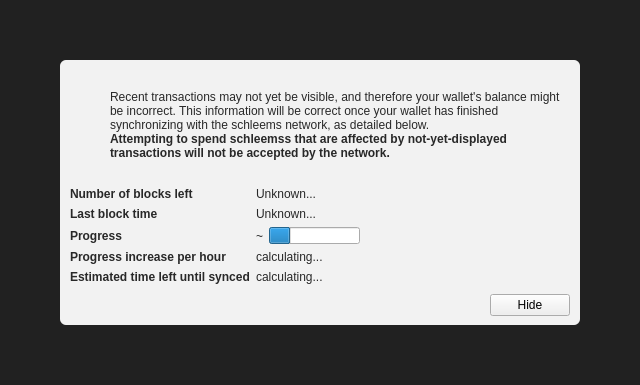
<?xml version="1.0" encoding="UTF-8"?>
<ui version="4.0">
 <class>ModalOverlay</class>
 <widget class="ModalOverlay" name="ModalOverlay">
  <property name="geometry">
   <rect>
    <x>0</x>
    <y>0</y>
    <width>640</width>
    <height>385</height>
   </rect>
  </property>
  <property name="windowTitle">
   <string>Form</string>
  </property>
  <layout class="QVBoxLayout" name="verticalLayout" stretch="0">
   <property name="sizeConstraint">
    <enum>QLayout::SetDefaultConstraint</enum>
   </property>
   <property name="leftMargin">
    <number>0</number>
   </property>
   <property name="topMargin">
    <number>0</number>
   </property>
   <property name="rightMargin">
    <number>0</number>
   </property>
   <property name="bottomMargin">
    <number>0</number>
   </property>
   <item>
    <widget class="QWidget" name="bgWidget" native="true">
     <property name="styleSheet">
      <string notr="true">#bgWidget { background: rgba(0,0,0,220); }</string>
     </property>
     <layout class="QVBoxLayout" name="verticalLayoutMain" stretch="1">
      <property name="leftMargin">
       <number>60</number>
      </property>
      <property name="topMargin">
       <number>60</number>
      </property>
      <property name="rightMargin">
       <number>60</number>
      </property>
      <property name="bottomMargin">
       <number>60</number>
      </property>
      <item>
       <widget class="QWidget" name="contentWidget" native="true">
        <property name="styleSheet">
         <string notr="true">#contentWidget { background: rgba(255,255,255,240); border-radius: 6px; }

QLabel { color: rgb(40,40,40);  }</string>
        </property>
        <layout class="QVBoxLayout" name="verticalLayoutSub" stretch="1,0,0,0">
         <property name="spacing">
          <number>0</number>
         </property>
         <property name="leftMargin">
          <number>10</number>
         </property>
         <property name="topMargin">
          <number>10</number>
         </property>
         <property name="rightMargin">
          <number>10</number>
         </property>
         <property name="bottomMargin">
          <number>10</number>
         </property>
         <item>
          <layout class="QHBoxLayout" name="horizontalLayoutIconText" stretch="0,1">
           <property name="topMargin">
            <number>20</number>
           </property>
           <item>
            <layout class="QVBoxLayout" name="verticalLayoutIcon">
             <property name="leftMargin">
              <number>0</number>
             </property>
             <item>
              <widget class="QPushButton" name="warningIcon">
               <property name="enabled">
                <bool>false</bool>
               </property>
               <property name="text">
                <string/>
               </property>
               <property name="icon">
                <iconset>
                 <normaloff>:/icons/warning</normaloff>
                 <disabledoff>:/icons/warning</disabledoff>:/icons/warning</iconset>
               </property>
               <property name="iconSize">
                <size>
                 <width>48</width>
                 <height>48</height>
                </size>
               </property>
               <property name="flat">
                <bool>true</bool>
               </property>
              </widget>
             </item>
             <item>
              <spacer name="verticalSpacerWarningIcon">
               <property name="orientation">
                <enum>Qt::Vertical</enum>
               </property>
               <property name="sizeHint" stdset="0">
                <size>
                 <width>20</width>
                 <height>40</height>
                </size>
               </property>
              </spacer>
             </item>
            </layout>
           </item>
           <item>
            <layout class="QVBoxLayout" name="verticalLayoutInfoText">
             <property name="leftMargin">
              <number>0</number>
             </property>
             <property name="topMargin">
              <number>0</number>
             </property>
             <item>
              <widget class="QLabel" name="infoText">
               <property name="text">
                <string>Recent transactions may not yet be visible, and therefore your wallet's balance might be incorrect. This information will be correct once your wallet has finished synchronizing with the schleems network, as detailed below.</string>
               </property>
               <property name="textFormat">
                <enum>Qt::RichText</enum>
               </property>
               <property name="wordWrap">
                <bool>true</bool>
               </property>
              </widget>
             </item>
             <item>
              <widget class="QLabel" name="infoTextStrong">
               <property name="font">
                <font>
                 <weight>75</weight>
                 <bold>true</bold>
                </font>
               </property>
               <property name="text">
                <string>Attempting to spend schleemss that are affected by not-yet-displayed transactions will not be accepted by the network.</string>
               </property>
               <property name="textFormat">
                <enum>Qt::RichText</enum>
               </property>
               <property name="wordWrap">
                <bool>true</bool>
               </property>
              </widget>
             </item>
             <item>
              <spacer name="verticalSpacerInTextSpace">
               <property name="orientation">
                <enum>Qt::Vertical</enum>
               </property>
               <property name="sizeHint" stdset="0">
                <size>
                 <width>20</width>
                 <height>40</height>
                </size>
               </property>
              </spacer>
             </item>
            </layout>
           </item>
          </layout>
         </item>
         <item>
          <spacer name="verticalSpacerAfterText">
           <property name="orientation">
            <enum>Qt::Vertical</enum>
           </property>
           <property name="sizeHint" stdset="0">
            <size>
             <width>20</width>
             <height>40</height>
            </size>
           </property>
          </spacer>
         </item>
         <item>
          <layout class="QFormLayout" name="formLayout">
           <property name="fieldGrowthPolicy">
            <enum>QFormLayout::FieldsStayAtSizeHint</enum>
           </property>
           <property name="horizontalSpacing">
            <number>6</number>
           </property>
           <property name="verticalSpacing">
            <number>6</number>
           </property>
           <property name="topMargin">
            <number>10</number>
           </property>
           <item row="0" column="0">
            <widget class="QLabel" name="labelNumberOfBlocksLeft">
             <property name="font">
              <font>
               <weight>75</weight>
               <bold>true</bold>
              </font>
             </property>
             <property name="text">
              <string>Number of blocks left</string>
             </property>
            </widget>
           </item>
           <item row="0" column="1">
            <widget class="QLabel" name="numberOfBlocksLeft">
             <property name="text">
              <string>Unknown...</string>
             </property>
            </widget>
           </item>
           <item row="1" column="0">
            <widget class="QLabel" name="labelLastBlockTime">
             <property name="font">
              <font>
               <weight>75</weight>
               <bold>true</bold>
              </font>
             </property>
             <property name="text">
              <string>Last block time</string>
             </property>
            </widget>
           </item>
           <item row="1" column="1">
            <widget class="QLabel" name="newestBlockDate">
             <property name="sizePolicy">
              <sizepolicy hsizetype="Maximum" vsizetype="Preferred">
               <horstretch>0</horstretch>
               <verstretch>0</verstretch>
              </sizepolicy>
             </property>
             <property name="text">
              <string>Unknown...</string>
             </property>
            </widget>
           </item>
           <item row="2" column="0">
            <widget class="QLabel" name="labelSyncDone">
             <property name="font">
              <font>
               <weight>75</weight>
               <bold>true</bold>
              </font>
             </property>
             <property name="text">
              <string>Progress</string>
             </property>
            </widget>
           </item>
           <item row="2" column="1">
            <layout class="QHBoxLayout" name="horizontalLayoutSync" stretch="0,1">
             <item>
              <widget class="QLabel" name="percentageProgress">
               <property name="text">
                <string notr="true">~</string>
               </property>
              </widget>
             </item>
             <item>
              <widget class="QProgressBar" name="progressBar">
               <property name="value">
                <number>24</number>
               </property>
               <property name="format">
                <string/>
               </property>
              </widget>
             </item>
            </layout>
           </item>
           <item row="4" column="0">
            <widget class="QLabel" name="labelProgressIncrease">
             <property name="font">
              <font>
               <weight>75</weight>
               <bold>true</bold>
              </font>
             </property>
             <property name="text">
              <string>Progress increase per hour</string>
             </property>
            </widget>
           </item>
           <item row="4" column="1">
            <widget class="QLabel" name="progressIncreasePerH">
             <property name="text">
              <string>calculating...</string>
             </property>
            </widget>
           </item>
           <item row="5" column="0">
            <widget class="QLabel" name="labelEstimatedTimeLeft">
             <property name="font">
              <font>
               <weight>75</weight>
               <bold>true</bold>
              </font>
             </property>
             <property name="text">
              <string>Estimated time left until synced</string>
             </property>
            </widget>
           </item>
           <item row="5" column="1">
            <widget class="QLabel" name="expectedTimeLeft">
             <property name="text">
              <string>calculating...</string>
             </property>
            </widget>
           </item>
          </layout>
         </item>
         <item>
          <layout class="QHBoxLayout" name="horizontalLayoutButtons">
           <property name="leftMargin">
            <number>10</number>
           </property>
           <property name="topMargin">
            <number>10</number>
           </property>
           <item>
            <spacer name="horizontalSpacer">
             <property name="orientation">
              <enum>Qt::Horizontal</enum>
             </property>
             <property name="sizeHint" stdset="0">
              <size>
               <width>40</width>
               <height>20</height>
              </size>
             </property>
            </spacer>
           </item>
           <item>
            <widget class="QPushButton" name="closeButton">
             <property name="text">
              <string>Hide</string>
             </property>
            </widget>
           </item>
          </layout>
         </item>
        </layout>
       </widget>
      </item>
     </layout>
    </widget>
   </item>
  </layout>
 </widget>
 <customwidgets>
  <customwidget>
   <class>ModalOverlay</class>
   <extends>QWidget</extends>
   <header>modaloverlay.h</header>
   <container>1</container>
  </customwidget>
 </customwidgets>
 <resources/>
 <connections/>
</ui>
